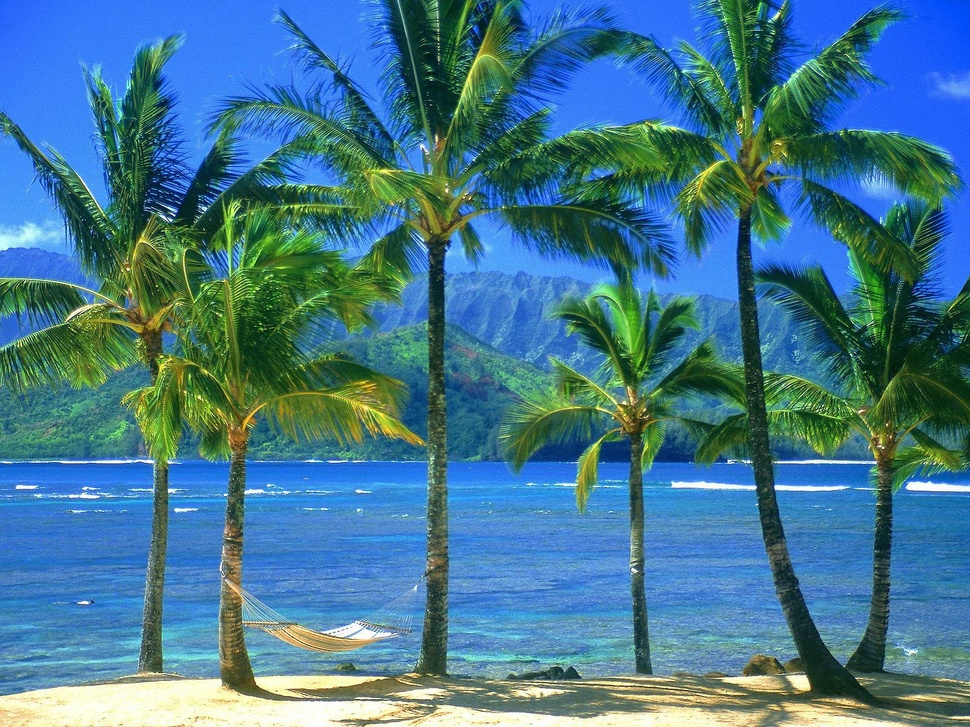
#> input picture A4/CS 520 project4/test code/palm.jpg, 970 x 727 px, shrunk from 1600 x 1200 before the run, found by its file name
$ python visualize.py
#> lines starting #> are read from the running program, lines starting #| are printed output that depends on the picture
import png
from numpy import genfromtxt
import numpy as np
from PIL import Image
import os, sys
import csv


#  width and height
# 48894  = 281*174
# 48894*9 = 843*522
# 231401 = 641*361


# filename: the csv's filename
# width: png's width
# mode: RGB or L
# outputFilename: png's filename
# [58 lines left out: functions csv2pngColor, data2pngColor, csv2pngGrey, data2pngGrey, not called in this run]


def color2Grey(filename1, filename2):
#> called with filename1 = 'palm.jpg', filename2 = 'palmGrey.png'
    img = Image.open(filename1).convert('L')
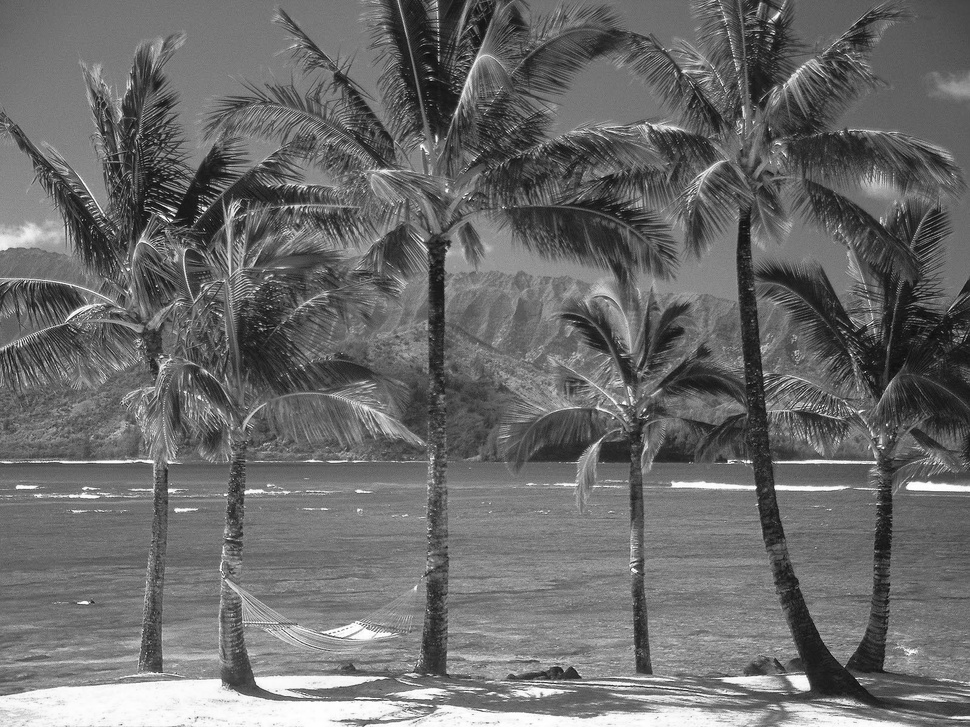
#> img: PIL image 970x727 L; min 7, max 255, mean 107.3
    img.save(filename2)

def grey2CSV(filename1, filename2):
    im = Image.open(filename1)
    width, height = im.size
    pix = im.load()
    data = []
    for j in range(1, height, 3):
        for i in range(1, width, 3):
            temp = []
            dirs = [(-1,-1),(-1,0),(-1,1),(0,-1),(0,0),(0,1),(1,-1),(1,0),(1,1)]
            for dir in dirs:
                temp.append(pix[i+dir[0],j+dir[1]])
            data.append(temp)
    with open(filename2, 'w', newline='\n') as csvfile:
        w = csv.writer(csvfile, delimiter=',')
        for row in data:
            w.writerow(row)

def color2CSV(filename1, filename2):
#> called with filename1 = 'palm.jpg', filename2 = 'palmColor.csv'
    im = Image.open(filename1)
#> im is the input picture: PIL image 970x727 RGB; mean R, G, B 68, 120.1, 145
    width, height = im.size
#> width = 970; height = 727
    pix = im.load()
    data = []
    for j in range(1, height, 3):
        for i in range(1, width, 3):
            data.append(list(pix[i,j]))
#> after the loop, data = 78166 items
    with open(filename2, 'w', newline='\n') as csvfile:
        w = csv.writer(csvfile, delimiter=',')
        for row in data:
            w.writerow(row)
#> this loop made 78166 passes
#> row on passes 1 to 3: [31, 96, 250], [29, 92, 245], [39, 100, 251]


if __name__ == "__main__":
    color2Grey('palm.jpg','palmGrey.png')
    color2CSV('palm.jpg','palmColor.csv')
    grey2CSV('palmGrey.png','palmGrey.csv')
#> the loop in grey2CSV, `for row in data:` made 78166 passes
#> row on passes 1 to 3: [93, 89, 88, 96, 94, 92, 95, 99, 97], [92, 93, 93, 101, 91, 93, 97, 100, 93], [100, 95, 99, 95, 99, 98, 96, 103, 100]


    # csv2pngColor('color.csv', 281, 'color.png')
    # csv2pngGrey('input.csv', 281, 'input.png')
    # csv2pngGrey('data.csv', 641, 'data.png')

$ run again, with A4/CS 520 project4/test code/colorTiger.jpg copied over A4/CS 520 project4/test code/palm.jpg
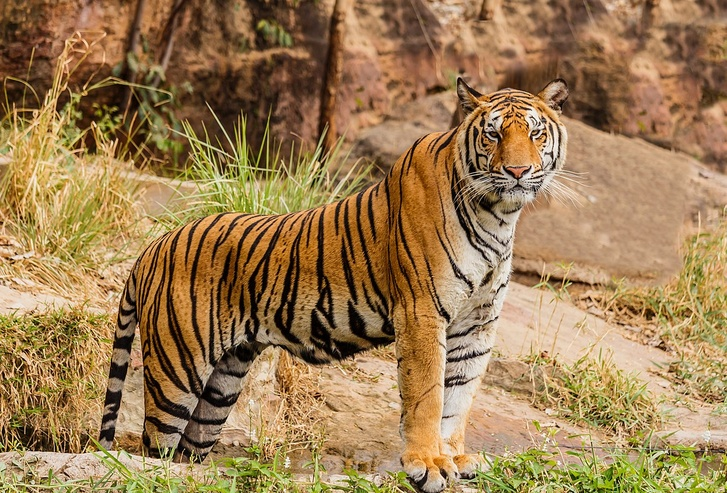
#> input picture A4/CS 520 project4/test code/colorTiger.jpg, 727 x 493 px, shrunk from 1200 x 813 before the run, found by its file name
#> in color2Grey, `img = Image.open(filename1).convert('L')`:
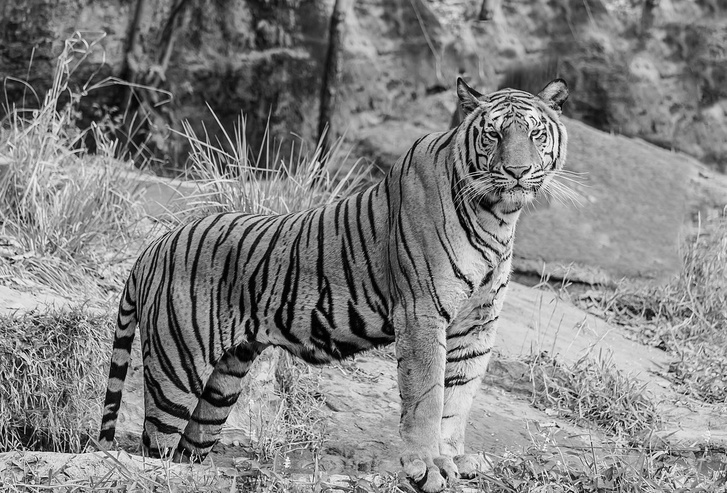
#> img: PIL image 727x493 L; min 0, max 252, mean 130.1
#> in color2CSV, im is the input picture: PIL image 727x493 RGB; mean R, G, B 157.5, 125.3, 83
#> after the loop in color2CSV, `for j in range(1, height, 3):`: data = 39688 items
#> the loop in color2CSV, `for row in data:` made 39688 passes
#> row on passes 1 to 3: [115, 75, 39], [106, 71, 39], [111, 73, 36]
#> the loop in grey2CSV, `for row in data:` made 39688 passes
#> row on passes 1 to 3: [78, 79, 84, 78, 83, 87, 83, 86, 87], [84, 82, 78, 82, 78, 74, 73, 74, 77], [68, 72, 80, 78, 80, 86, 94, 98, 101]
